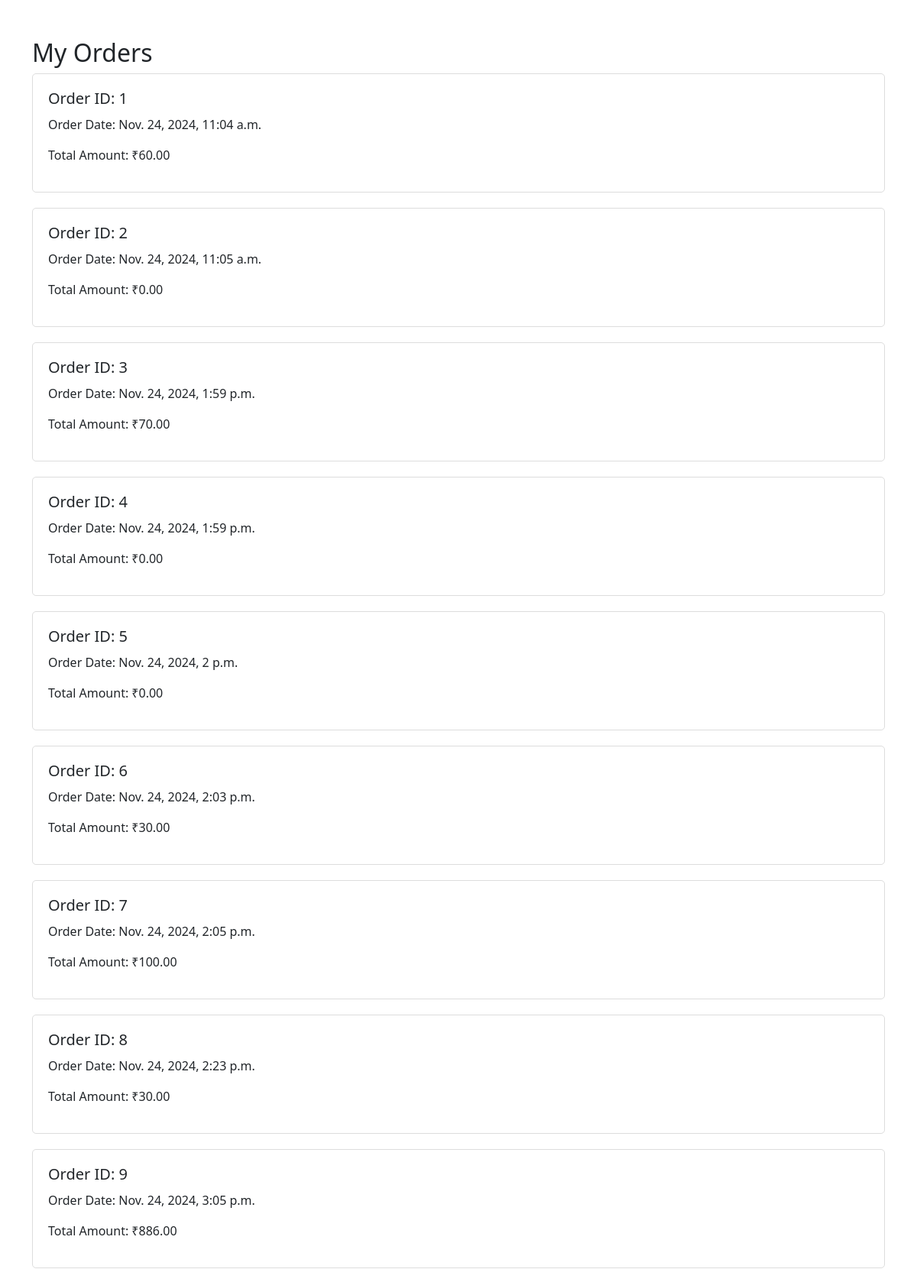
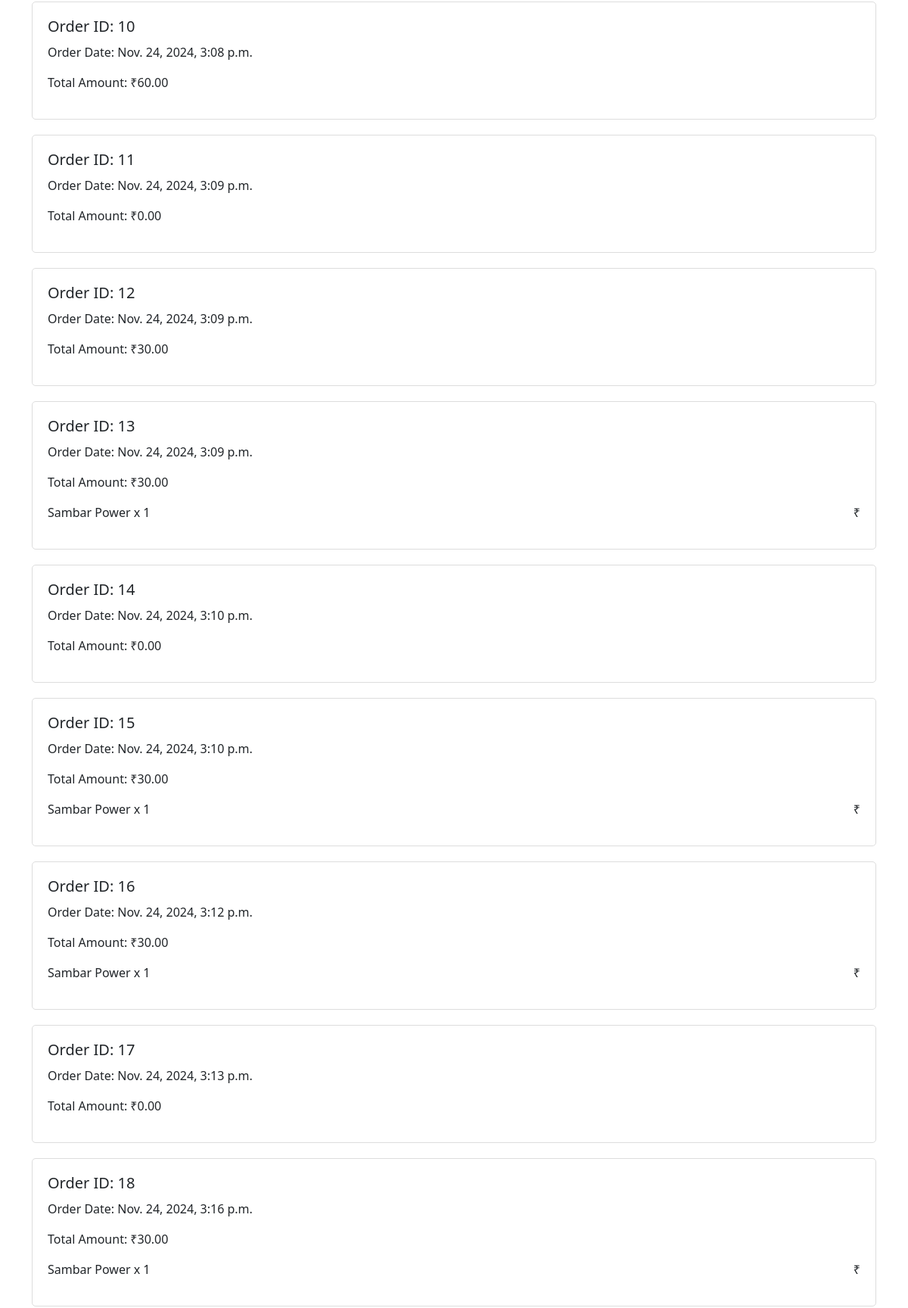
Screenshot of /orders/ (signed in, upper part) with the database file from the repository (2 pictures, top to bottom).
### veg/models.py (models this page shows, shortened)
class Order(models.Model):
    STATUS_CHOICES = [
        ('Pending', 'Pending'),
        ('Delivered', 'Delivered'),
    ]
    user = models.ForeignKey(User, on_delete=models.CASCADE)
    delivery_partner = models.ForeignKey('DeliveryPartner', on_delete=models.SET_NULL, null=True, blank=True)  # Add this line
    order_date = models.DateTimeField(auto_now_add=True)
    total_amount = models.DecimalField(max_digits=10, decimal_places=2)
    status = models.CharField(max_length=20, choices=STATUS_CHOICES, default='Pending')

class OrderItem(models.Model):
    order = models.ForeignKey(Order, related_name='items', on_delete=models.CASCADE)
    product = models.ForeignKey(tbl_product, on_delete=models.CASCADE)
    quantity = models.PositiveIntegerField(default=1)

class tbl_product(models.Model):
    product_image = models.ImageField(upload_to='media', null=True, blank=True)
    product_code = models.CharField(max_length=100, null=True)
    product_name = models.CharField(max_length=100, null=True)
    product_price = models.DecimalField(max_digits=10, decimal_places=2)
    total=models.FloatField(max_length=100, null=True)
    brand = models.ForeignKey(tbl_brands, on_delete=models.CASCADE)
    category = models.ForeignKey(tbl_category, on_delete=models.CASCADE)
    country = models.ForeignKey(tbl_country, on_delete=models.CASCADE)
    created_at = models.DateTimeField(auto_now_add=True)
    updated_at = models.DateTimeField(auto_now=True)
    opening_stock = models.IntegerField()
    closing_stock = models.IntegerField()
    status = models.BooleanField(default=True)

### veg/views.py (the view)
# urls.py: path('orders/', views.order_list, name='orders'),
def order_list(request):
    if 'user_id' not in request.session:
        return redirect('customer_login')  # Redirect to login if user is not authenticated
    user = get_object_or_404(User, id=request.session['user_id'])
    orders = Order.objects.filter(user=user)
    for order in orders:
        for item in order.items.all():
            item.total_price = item.product.product_price * item.quantity
    return render(request, 'order_list.html', {'orders': orders})

### templates/order_list.html (shortened to what this page needs)
<!DOCTYPE html>
<html lang="en">
<head>
    <link href="https://cdn.jsdelivr.net/npm/bootstrap@5.0.2/dist/css/bootstrap.min.css" rel="stylesheet">
</head>
<body>
    <div class="container orders-container">
        <h2>My Orders</h2>
        {% for order in orders %}
        <div class="order">
            <h5>Order ID: {{ order.id }}</h5>
            <p>Order Date: {{ order.order_date }}</p>
            <p>Total Amount: &#8377;{{ order.total_amount }}</p>
            <ul class="order-items">
                {% for item in order.items.all %}
                <li class="order-item">
                    <span>{{ item.product.product_name }} x {{ item.quantity }}</span>
                    <span>&#8377;{{ item.total_price }}</span>
                </li>
                {% endfor %}
            </ul>
        </div>
        {% endfor %}
    </div>
</body>
</html>

### templates/order_list.html (style rules this page uses)
.orders-container { margin-top: 50px; }
.order { border: 1px solid #ddd; padding: 20px; border-radius: 5px; margin-bottom: 20px; }
.order h5 { margin-bottom: 10px; }
.order-items { list-style-type: none; padding-left: 0; }
.order-item { display: flex; justify-content: space-between; margin-bottom: 10px; }

### rows the page displays
Order: id "1", order_date "Nov. 24, 2024, 11:04 a.m.", total_amount "60.00"
Order: id "2", order_date "Nov. 24, 2024, 11:05 a.m.", total_amount "0.00"
Order: id "3", order_date "Nov. 24, 2024, 1:59 p.m.", total_amount "70.00"
Order: id "4", order_date "Nov. 24, 2024, 1:59 p.m.", total_amount "0.00"
Order: id "5", order_date "Nov. 24, 2024, 2 p.m.", total_amount "0.00"
Order: id "6", order_date "Nov. 24, 2024, 2:03 p.m.", total_amount "30.00"
Order: id "7", order_date "Nov. 24, 2024, 2:05 p.m.", total_amount "100.00"
Order: id "8", order_date "Nov. 24, 2024, 2:23 p.m.", total_amount "30.00"
Order: id "9", order_date "Nov. 24, 2024, 3:05 p.m.", total_amount "886.00"
Order: id "10", order_date "Nov. 24, 2024, 3:08 p.m.", total_amount "60.00"
Order: id "11", order_date "Nov. 24, 2024, 3:09 p.m.", total_amount "0.00"
Order: id "12", order_date "Nov. 24, 2024, 3:09 p.m.", total_amount "30.00"
Order: id "13", order_date "Nov. 24, 2024, 3:09 p.m.", total_amount "30.00"
OrderItem: product.product_name "Sambar Power", quantity "1"
Order: id "14", order_date "Nov. 24, 2024, 3:10 p.m.", total_amount "0.00"
Order: id "15", order_date "Nov. 24, 2024, 3:10 p.m.", total_amount "30.00"
OrderItem: product.product_name "Sambar Power", quantity "1"
Order: id "16", order_date "Nov. 24, 2024, 3:12 p.m.", total_amount "30.00"
OrderItem: product.product_name "Sambar Power", quantity "1"
Order: id "17", order_date "Nov. 24, 2024, 3:13 p.m.", total_amount "0.00"
Order: id "18", order_date "Nov. 24, 2024, 3:16 p.m.", total_amount "30.00"
OrderItem: product.product_name "Sambar Power", quantity "1"
